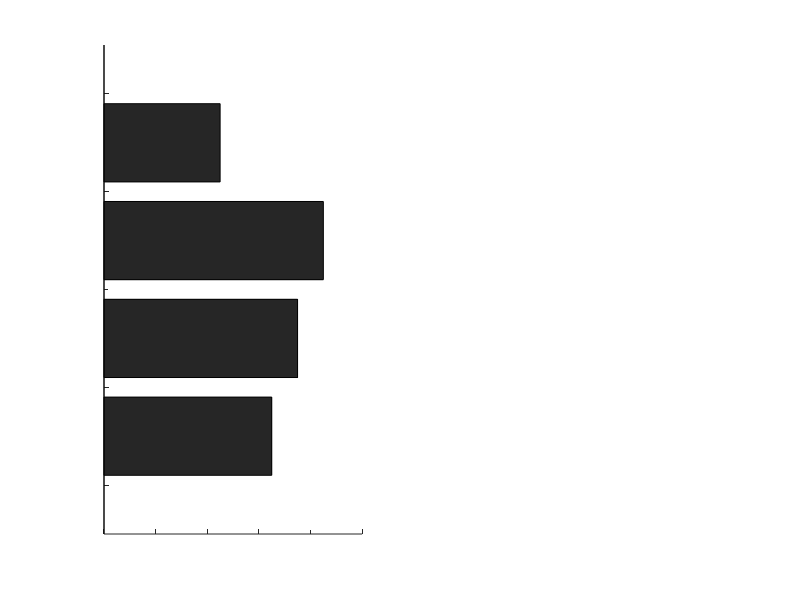

Reproduce this figure in MATLAB. (Note: this script raises an error after producing the figure.)
%%Just generating a bar graph for the workflow picture 
clear all
close all

%Bar graph with four outputs

allNums = [ .65 .75 .85 .45];
directedNums = [.8 .5 .65 .55];
indices = [0.5:1:length(directedNums)];

%all Nums
figure;
subplot(1,2,1)

hold on 
b = barh(indices, allNums,...
    'EdgeColor', 'black', 'FaceColor', 'flat');
hold on

ylim([indices(1) - 1, indices(end) + 1]);
xlim([0 1]);

set(gca,'xticklabel',{[]}) 
set(gca,'yticklabel',{[]}) 
ax1 = gca;
ax1.Visible = 'off';

b.CData(4,:) = [0 0 0];
b.CData(3,:) = [.25 .25 .25];
b.CData(2,:) = [.5 .5 .5];
b.CData(1,:) = [.75 .75 .75];

%directed Nums
subplot(1,2,2)

c = barh(indices, directedNums,...
    'EdgeColor', 'black', 'FaceColor', 'flat');
hold on

ylim([indices(1) - 1, indices(end) + 1]);
xlim([0 1]);

set(gca,'xticklabel',{[]}) 
set(gca,'yticklabel',{[]}) 
ax2 = gca;
ax2.Visible = 'off';

c.CData(4,:) = [0 0 0];
c.CData(3,:) = [.25 .25 .25];
c.CData(2,:) = [.5 .5 .5];
c.CData(1,:) = [.75 .75 .75];

hold off
